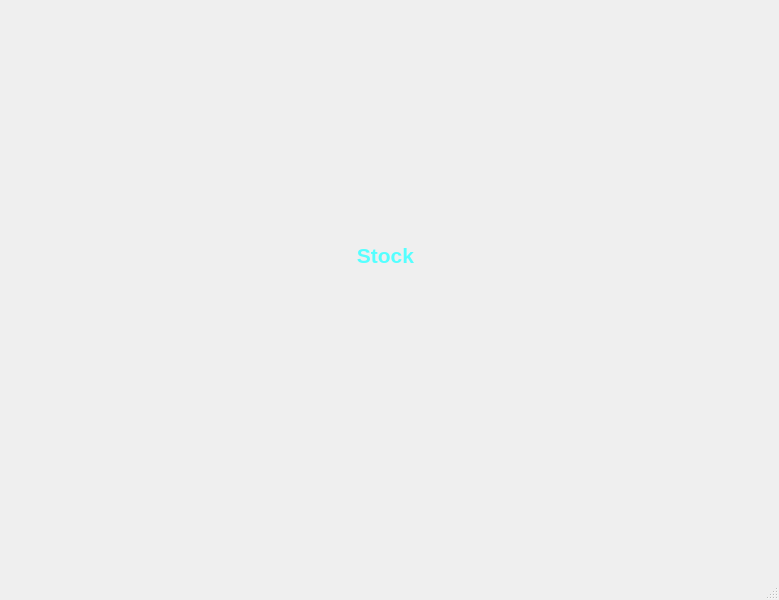
<?xml version="1.0" encoding="UTF-8"?>
<ui version="4.0">
 <class>MainWindow</class>
 <widget class="QMainWindow" name="MainWindow">
  <property name="geometry">
   <rect>
    <x>0</x>
    <y>0</y>
    <width>779</width>
    <height>600</height>
   </rect>
  </property>
  <property name="windowTitle">
   <string>MainWindow</string>
  </property>
  <widget class="QWidget" name="centralwidget">
   <widget class="QLabel" name="label">
    <property name="geometry">
     <rect>
      <x>10</x>
      <y>10</y>
      <width>201</width>
      <height>51</height>
     </rect>
    </property>
    <property name="text">
     <string/>
    </property>
   </widget>
   <widget class="QLabel" name="label_2">
    <property name="geometry">
     <rect>
      <x>0</x>
      <y>150</y>
      <width>231</width>
      <height>61</height>
     </rect>
    </property>
    <property name="styleSheet">
     <string notr="true">image: url(:/img/Logo_-_Maghreb_Steel_(1).jpg);</string>
    </property>
    <property name="text">
     <string/>
    </property>
   </widget>
   <widget class="QLabel" name="label_3">
    <property name="geometry">
     <rect>
      <x>280</x>
      <y>230</y>
      <width>211</width>
      <height>51</height>
     </rect>
    </property>
    <property name="styleSheet">
     <string notr="true">color: rgb(85, 255, 255);</string>
    </property>
    <property name="text">
     <string>&lt;html&gt;&lt;head/&gt;&lt;body&gt;&lt;p align=&quot;center&quot;&gt;&lt;span style=&quot; font-size:16pt; font-weight:600;&quot;&gt;Stock&lt;/span&gt;&lt;/p&gt;&lt;/body&gt;&lt;/html&gt;</string>
    </property>
   </widget>
  </widget>
  <widget class="QMenuBar" name="menubar">
   <property name="geometry">
    <rect>
     <x>0</x>
     <y>0</y>
     <width>779</width>
     <height>18</height>
    </rect>
   </property>
  </widget>
  <widget class="QStatusBar" name="statusbar"/>
 </widget>
 <resources>
  <include location="res.qrc"/>
 </resources>
 <connections/>
</ui>
